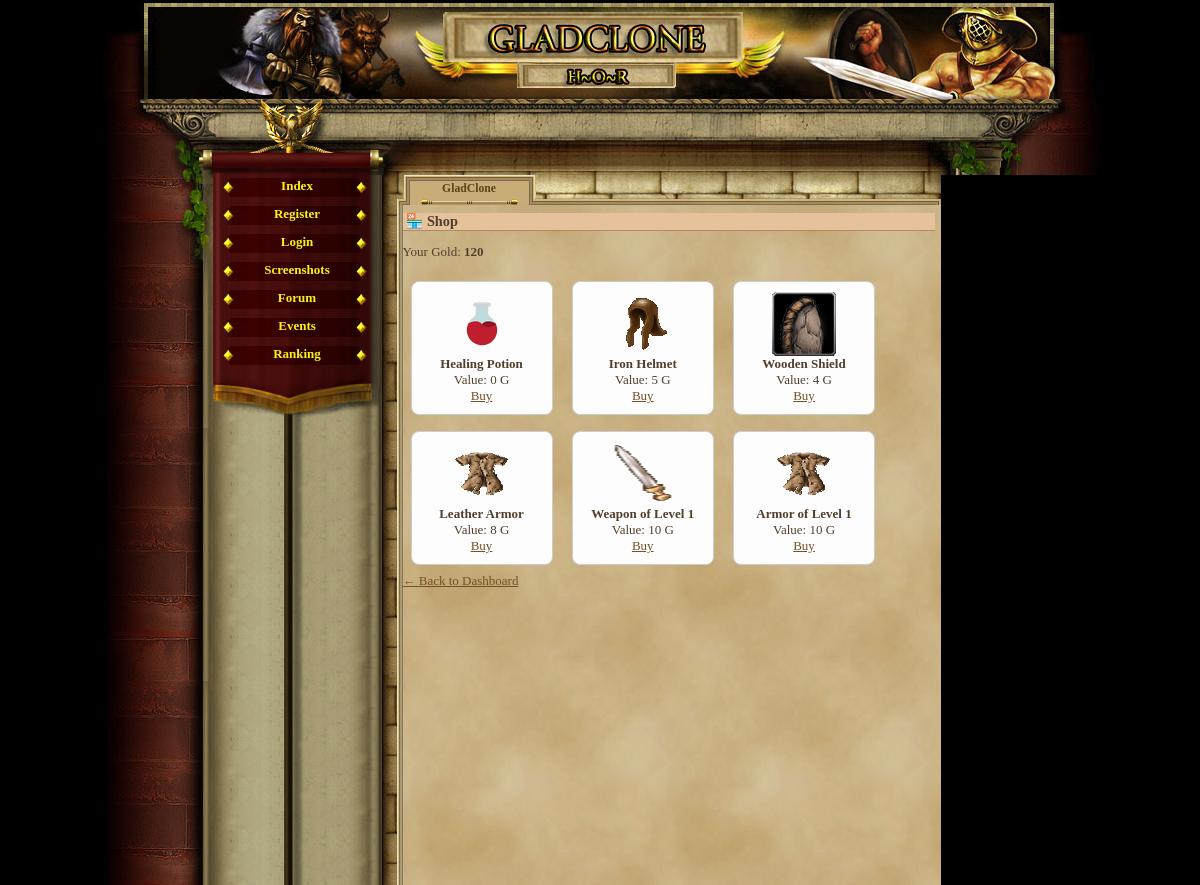
Page /shop.php (signed in) on the committed database.
### tables this page shows
CREATE TABLE `gracze` (
  `id` int(11) NOT NULL AUTO_INCREMENT,
  `gracz` int(11) NOT NULL DEFAULT '0',
  `login` varchar(24) NOT NULL,
  `haslo` varchar(40) NOT NULL,
  `email` varchar(40) NOT NULL,
  `plec` tinyint(4) NOT NULL DEFAULT '0',
  `avatar` tinyint(4) NOT NULL DEFAULT '1',
  `pregunta` text NOT NULL,
  `respuesta` text NOT NULL,
  `rank` int(1) NOT NULL DEFAULT '1',
  `nivel` int(1) NOT NULL DEFAULT '1',
  `exp` int(1) NOT NULL DEFAULT '0',
  `exp_max` int(1) NOT NULL DEFAULT '10',
  `honor` int(1) NOT NULL DEFAULT '0',
  `fama` int(1) NOT NULL DEFAULT '0',
  `victorias` int(1) NOT NULL DEFAULT '0',
  `perdidas` int(1) NOT NULL DEFAULT '0',
  `oro_robado` int(1) NOT NULL DEFAULT '0',
  `oro_perdido` int(1) NOT NULL DEFAULT '0',
  `atak` int(5) NOT NULL DEFAULT '0',
  `obrona` int(3) NOT NULL DEFAULT '0',
  `sila` int(1) NOT NULL DEFAULT '5',
  `sila_i` int(1) NOT NULL DEFAULT '0',
  `sila_max` int(1) NOT NULL DEFAULT '10',
  `zrecznosc` int(1) NOT NULL DEFAULT '5',
  `zrecznosc_i` int(1) NOT NULL DEFAULT '0',
  `zrecznosc_max` int(1) NOT NULL DEFAULT '10',
  `wyrzymalosc` int(1) NOT NULL DEFAULT '5',
  `wyrzymalosc_i` int(1) NOT NULL DEFAULT '0',
  `wyrzymalosc_max` int(1) NOT NULL DEFAULT '10',
  `constitucion` int(1) NOT NULL DEFAULT '5',
  `constitucion_i` int(1) NOT NULL DEFAULT '0',
  `constitucion_max` int(1) NOT NULL DEFAULT '10',
  `carisma` int(1) NOT NULL DEFAULT '5',
  `carisma_i` int(1) NOT NULL DEFAULT '0',
  `carisma_max` int(1) NOT NULL DEFAULT '10',
  `inteligencja` int(1) NOT NULL DEFAULT '5',
  `inteligencja_i` int(1) NOT NULL DEFAULT '0',
  `inteligencja_max` int(1) NOT NULL DEFAULT '10',
  `mdchance` int(1) NOT NULL DEFAULT '0',
  `dhchance` int(1) NOT NULL DEFAULT '0',
  `ctchance` int(1) NOT NULL DEFAULT '0',
  `zycie` int(100) NOT NULL DEFAULT '100',
  `zycie_max` int(100) NOT NULL DEFAULT '100',
  `obrazenia_min` int(1) NOT NULL DEFAULT '0',
  `obrazenia_max` int(3) NOT NULL DEFAULT '2',
  `zloto` int(100) NOT NULL DEFAULT '150',
  `zloto_skarbiec` int(11) NOT NULL,
  `punkty` int(11) NOT NULL,
  `pracuje` int(11) NOT NULL,
  `ostatnia_walka_pvp` int(11) NOT NULL,
  `ostatnia_walka_pvc` int(11) NOT NULL,
  `ostatnio_zregenerowano` int(11) NOT NULL,
  `titulo` varchar(24) NOT NULL DEFAULT 'Newbie',
  `arena_level` int(11) NOT NULL,
  `rubies` int(11) NOT NULL DEFAULT '0',
  `centurion_time` int(11) NOT NULL,
  `reportes` int(1) NOT NULL DEFAULT '0',
  `mensajes` int(1) NOT NULL DEFAULT '0',
  `noticias` int(1) NOT NULL DEFAULT '0',
  `bendicion1_type` int(11) NOT NULL,
  `bendicion1_time` int(11) NOT NULL,
  `bendicion2_type` int(11) NOT NULL,
  `bendicion2_time` int(11) NOT NULL,
  `bendicion3_type` int(11) NOT NULL,
  `bendicion3_time` int(11) NOT NULL,
  `bendicion4_type` int(11) NOT NULL,
  `bendicion4_time` int(11) NOT NULL,
  `ostatnia_aktywnosc` int(11) NOT NULL DEFAULT '0',
  `username_locked` tinyint(1) NOT NULL DEFAULT '0',
  `lock_login` tinyint(1) NOT NULL DEFAULT '0',
  PRIMARY KEY (`id`),
  UNIQUE KEY `login` (`login`)
);

CREATE TABLE `items` (
  `id` int(11) NOT NULL AUTO_INCREMENT,
  `name` varchar(50) NOT NULL,
  `description` text,
  `type` varchar(20) NOT NULL,
  `attack_bonus` int(11) DEFAULT '0',
  `defense_bonus` int(11) DEFAULT '0',
  `sell_value` int(11) NOT NULL DEFAULT '10',
  `value` int(11) NOT NULL DEFAULT '0',
  `price` int(11) NOT NULL DEFAULT '0',
  `image` varchar(255) DEFAULT 'default.png',
  `slot` varchar(20) NOT NULL DEFAULT 'misc',
  `dex_bonus` int(11) DEFAULT '0',
  `level_required` int(11) DEFAULT '1',
  PRIMARY KEY (`id`)
);

### shop.php (the view, shortened to what this page needs)
<?php
require_once('var/ustawienia.php');
require_once('gora_strony.php');
require_once('menu_l.php');
$player_id = $_SESSION['id'];
$player = $conn->query("SELECT nivel, zloto FROM gracze WHERE id = $player_id")->fetch_assoc();
$level = $player['nivel'];
$gold = $player['zloto'];
$shop_items = $conn->query("SELECT * FROM items WHERE level_required <= $level ORDER BY RAND() LIMIT 6");
?>
<h2>🏪 Shop</h2>
<p>Your Gold: <strong><?= $gold ?></strong></p>
<?php while ($item = $shop_items->fetch_assoc()): ?>
    <div class="item-box">
        <img src="items/<?= $item['image'] ?>" alt="<?= htmlspecialchars($item['name']) ?>"><br>
        <strong><?= htmlspecialchars($item['name']) ?></strong><br>
        Value: <?= $item['value'] ?> G<br>
        <a href="shop.php?buy=<?= $item['id'] ?>">Buy</a>
    </div>
<?php endwhile; ?>
<br><a href="index.php">← Back to Dashboard</a>

### game_05.css (style rules this page uses)
body, html { margin: 0; padding: 0; font-family:"Palatino Linotype", "Times New Roman", Times, serif; text-align: center; color: #513F2C; background-color: #000; font-size:16px; }
h2 { text-align:left; border-bottom:1px solid #b28b60; color:#513F2C; background-color:#e6c29c; margin:8px 0px 0px 0px; padding-left:3px; font-size:1.1em; }
a { -moz-user-focus: none; -moz-outline: none; outline: none; }
#content a { color:#735227; }

### shop.php (style rules this page uses)
.item-box { display: inline-block; text-align: center; border: 1px solid #ccc; padding: 10px; margin: 8px; width: 120px; border-radius: 8px; background: #fdfdfd; }
.item-box img { width: 64px; height: 64px; }

### rows in the picture
gracze: zloto "120"
items: image (picture), name "Healing Potion", value "0"
items: image (picture), name "Iron Helmet", value "5"
items: image (picture), name "Wooden Shield", value "4"
items: image (picture), name "Leather Armor", value "8"
items: image (picture), name "Weapon of Level 1", value "10"
items: image (picture), name "Armor of Level 1", value "10"
